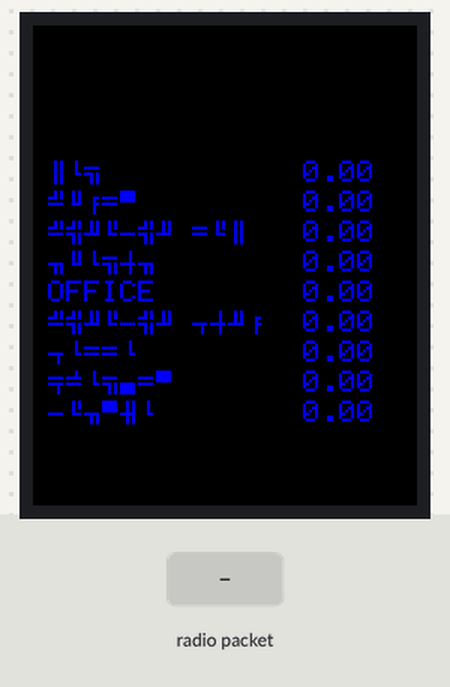
This sketch was run on a simulated Arduino Uno, built with avr-gcc and run on an emulated ATmega328P. Shown: 128×160 colour display. The test bench sets the inputs (shaded band). No radio packets arrive unless stated; what the sketch prints to the serial monitor is not drawn.

Above: at 2.9 s.
3.0 s: radio packet "1" arrives
Timing chart, 0 to 6.0 s (numbered marks = the images above; inputs shaded):
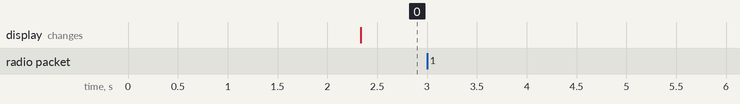

The sketch:

VirtualWireServer.ino
```cpp
#include <VirtualWire.h>
#include <Adafruit_GFX.h>    // Core graphics library
#include <Adafruit_ST7735.h> // Hardware-specific library
#include <SPI.h>

// For the breakout, you can use any (2 or) 3 pins
#define sclk 13//Mega only
#define mosi 11//Mega only
#define cs   10
#define dc   9
#define rst  8  // you can also connect this to the Arduino reset

#if defined(__SAM3X8E__)
#undef __FlashStringHelper::F(string_literal)
#define F(string_literal) string_literal
#endif

//Adafruit_ST7735 tft = Adafruit_ST7735(cs, dc, rst);//Uno
Adafruit_ST7735 tft = Adafruit_ST7735(cs, dc, mosi, sclk, rst);//Mega

uint8_t buf_out1[16];
int sr;

String txt1 = "";
String txt2 = "";

// - TEMPERS -
// Powerh 1
float t_Zal;
float t_Kyhnya;
float t_hall_down;
float t_WC;
float t_Office;

int t_Zal_c;
int t_Kyhnya_c;
int t_hall_down_c;
int t_WC_c;
int t_Office_c;

int t_Zal_d;
int t_Kyhnya_d;
int t_hall_down_d;
int t_WC_d;
int t_Office_d;

// Powerh 2
float t_hall_up;
float t_Vanna;
float t_Spalnya;
float t_Dutyacha;

int t_hall_up_c;
int t_Vanna_c;
int t_Spalnya_c;
int t_Dutyacha_c;

int t_hall_up_d;
int t_Vanna_d;
int t_Spalnya_d;
int t_Dutyacha_d;

void setup()
{
  // If your TFT's plastic wrap has a Black Tab, use the following:
  tft.initR(INITR_BLACKTAB);   // initialize a ST7735S chip, black tab
  // If your TFT's plastic wrap has a Red Tab, use the following:
  //tft.initR(INITR_REDTAB);   // initialize a ST7735R chip, red tab
  // If your TFT's plastic wrap has a Green Tab, use the following:
  //tft.initR(INITR_GREENTAB); // initialize a ST7735R chip, green tab

  tft.fillScreen(ST7735_BLACK);

  pinMode(6, OUTPUT);
  pinMode(7, INPUT);
  vw_set_tx_pin(6);
  vw_set_rx_pin(7);
  vw_set_ptt_inverted(true);
  vw_setup(2000);
  vw_rx_start();

  Serial.begin(9600);
  //  Serial1.begin(9600);
}

void loop()
{
  send_message(01, 01);
  delay(500);
  read_message();
  delay(500);
  send_message(02, 01);
  delay(500);
  read_message();
  delay(500);

  tft.fillScreen(ST7735_BLACK);
  //  tft.setCursor(0, 0);
  drawText(txt1, ST7735_RED, 5, 5);
  //  tft.setCursor(10, 0);
  drawText(txt2, ST7735_GREEN, 5, 25);

  /*tft.setCursor(5, 45);

  tft.println(utf8rus("Зал"));
  tft.println(utf8rus("Кухня"));
  tft.println(utf8rus("Коридор низ"));
  tft.println(utf8rus("Туалет"));
  tft.println(utf8rus("Офiс"));
  tft.println(utf8rus("Коридорх верх"));
  tft.println(utf8rus("Вання"));
  tft.println(utf8rus("Спальня"));
  tft.println(utf8rus("Дитяча"));

  tft.setCursor(90, 45);
  tft.println(t_Zal);

  tft.setCursor(90, 55);
  tft.println(t_Kyhnya);

  tft.setCursor(90, 65);
  tft.println(t_hall_down);

  tft.setCursor(90, 75);
  tft.println(t_WC);

  tft.setCursor(90, 85);
  tft.println(t_Office);

  tft.setCursor(90, 95);
  tft.println(t_hall_up);

  tft.setCursor(90, 105);
  tft.println(t_Vanna);

  tft.setCursor(90, 115);
  tft.println(t_Spalnya);

  tft.setCursor(90, 125);
  tft.println(t_Dutyacha);*/

  // show Tempers
  //  tft.setTextColor(ST7735_WHITE);
  //  tft.setTextSize(1);
  //  tft.setCursor(5, 45);
  //  tft.println("A" utf8rus("АБВГДЕЖЗИЙКЛМНОП"));

  drawText(utf8rus("ЗАЛ"), ST7735_BLUE, 5, 45);
  drawText(String(t_Zal), ST7735_BLUE, 90, 45);

  drawText(utf8rus("КУХНЯ"), ST7735_BLUE, 5, 55);
  drawText(String(t_Kyhnya), ST7735_BLUE, 90, 55);

  drawText(utf8rus("КОРИДОР НИЗ"), ST7735_BLUE, 5, 65);
  drawText(String(t_hall_down), ST7735_BLUE, 90, 65);

  drawText(utf8rus("ТУАЛЕТ"), ST7735_BLUE, 5, 75);
  drawText(String(t_WC), ST7735_BLUE, 90, 75);

  drawText(utf8rus("OFFICE"), ST7735_BLUE, 5, 85);
  drawText(String(t_Office), ST7735_BLUE, 90, 85);

  drawText(utf8rus("КОРИДОР ВЕРХ"), ST7735_BLUE, 5, 95);
  drawText(String(t_hall_up), ST7735_BLUE, 90, 95);

  drawText(utf8rus("ВАННА"), ST7735_BLUE, 5, 105);
  drawText(String(t_Vanna), ST7735_BLUE, 90, 105);

  drawText(utf8rus("СПАЛЬНЯ"), ST7735_BLUE, 5, 115);
  drawText(String(t_Spalnya), ST7735_BLUE, 90, 115);

  drawText(utf8rus("ДИТЯЧА"), ST7735_BLUE, 5, 125);
  drawText(String(t_Dutyacha), ST7735_BLUE, 90, 125);
  delay(5000);
}

void send_message(int id, int msg)
{
  buf_out1[0] = id;
  buf_out1[1] = msg;
  vw_send(buf_out1, sizeof(buf_out1));
  vw_wait_tx(); // Wait until the whole message is gone
}

void read_message()
{
  //receive functionality
  uint8_t buf_in[VW_MAX_MESSAGE_LEN];
  uint8_t buflen = VW_MAX_MESSAGE_LEN;

  if ( vw_have_message())
  {
    Serial.println("");
    Serial.println("Message aviable");
  }

  if (vw_get_message(buf_in, &buflen)) // Non-blocking
  {

    int i;
    // Message with a good checksum received, dump it.
    Serial.print("Got: ");
    String txt = "";
    for (i = 0; i < buflen; i++)
    {
      txt = txt + buf_in[i];
      txt = txt + " ";
      Serial.print(buf_in[i], HEX);
      Serial.print(" ");
    }
    int id = buf_in[0];
    if (id == 1)
      txt1 = txt;
    else if (id == 2)
      txt2 = txt;

    switch (buf_in[1])
    {
      case 1:
        setTempers(buf_in, id);
        break;
    }


    Serial.println("");
    Serial.print("id: ");
    Serial.println(id);
  }
  //  else
  //    delay(100);
}

void setTempers(uint8_t buf_in[VW_MAX_MESSAGE_LEN], int ID)
{
  if (ID == 1)
  {
    t_Zal_c = buf_in[2];
    t_Zal_d = buf_in[3];
    t_Zal = t_Zal_c + t_Zal_d / 100.0;
    t_Kyhnya_c = buf_in[4];
    t_Kyhnya_d = buf_in[5];
    t_Kyhnya = t_Kyhnya_c + t_Kyhnya_d / 100.0;
    t_hall_down_c = buf_in[6];
    t_hall_down_d = buf_in[7];
    t_hall_down = t_hall_down_c + t_hall_down_d / 100.0;
    t_WC_c = buf_in[8];
    t_WC_d = buf_in[9];
    t_WC = t_WC_c + t_WC_d / 100.0;
    t_Office_c = buf_in[10];
    t_Office_d = buf_in[11];
    t_Office = t_Office_c + t_Office_d / 100.0;
  } else if (ID == 2)
  {
    t_hall_up_c = buf_in[2];
    t_hall_up_d = buf_in[3];
    t_hall_up = t_hall_up_c + t_hall_up_d / 100.0;
    t_Vanna_c = buf_in[4];
    t_Vanna_d = buf_in[5];
    t_Vanna = t_Vanna_c + t_Vanna_d / 100.0;
    t_Spalnya_c = buf_in[6];
    t_Spalnya_d = buf_in[7];
    t_Spalnya = t_Spalnya_c + t_Spalnya_d / 100.0;
    t_Dutyacha_c = buf_in[8];
    t_Dutyacha_d = buf_in[9];
    t_Dutyacha = t_Dutyacha_c + t_Dutyacha_d / 100.0;
  }
}

void drawText(String _text, uint16_t color, int x, int y)
{
  tft.setCursor(x, y);
  tft.setTextColor(color);
  tft.setTextSize(1);
  tft.print(_text);
}
```

utf8rus.ino
```cpp
/* Recode russian fonts from UTF-8 to Windows-1251 */

String utf8rus(String source)
{
  int i,k;
  String target;
  unsigned char n;
  char m[2] = { '0', '\0' };

  k = source.length(); i = 0;

  while (i < k) {
    n = source[i]; i++;

    if (n >= 0xC0) {
      switch (n) {
        case 0xD0: {
          n = source[i]; i++;
          if (n == 0x81) { n = 0xA8; break; }
          if (n >= 0x90 && n <= 0xBF) n = n + 0x2F;
          break;
        }
        case 0xD1: {
          n = source[i]; i++;
          if (n == 0x91) { n = 0xB8; break; }
          if (n >= 0x80 && n <= 0x8F) n = n + 0x6F;
          break;
        }
      }
    }
    m[0] = n; target = target + String(m);
  }
return target;
}
```

Measured:
- after the input at 3.0 s, every drawn part: stays the same
